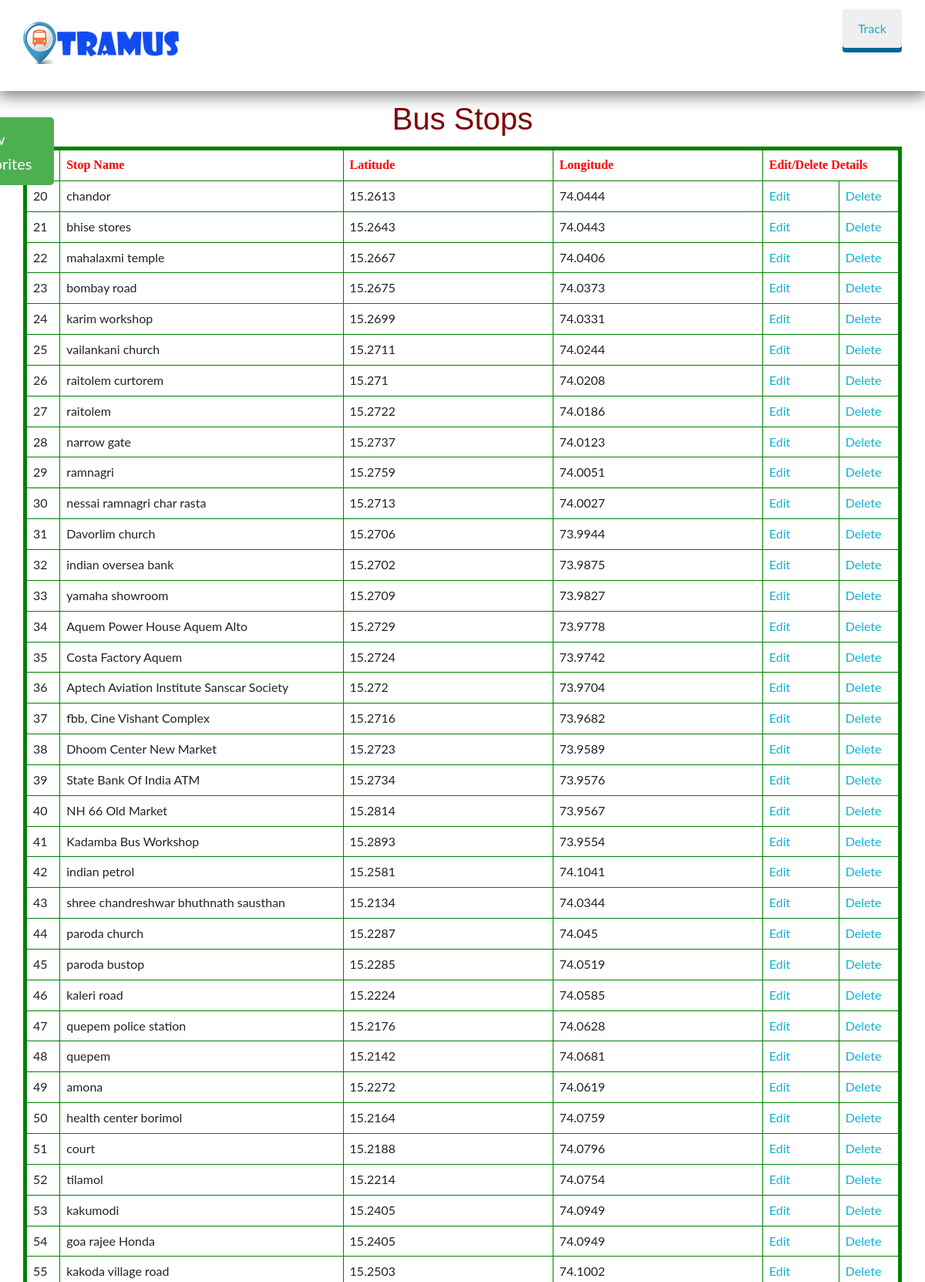
Screenshot of /tramus/show.php (upper part) with the database file from the repository.
### tables this page shows
CREATE TABLE IF NOT EXISTS `stops` (
  `id` int(15) NOT NULL AUTO_INCREMENT,
  `stop_name` varchar(50) NOT NULL,
  `latitude` float NOT NULL,
  `longitude` float NOT NULL,
  PRIMARY KEY (`id`)
);

### tramus/show.php (the view, shortened to what this page needs)
<?php require('webpage header.php') ?>
<?php
require('connect.php');
?>
</head>
<body bgcolor="lightblue">
<?php
$sql="select * from stops order by id";
$res=mysqli_query($conn,$sql);
$num=mysqli_num_rows($res);
if($num > 0){
	echo " <div class='container g-padding-y-130--xs'>";
	echo "<caption><h1>bus stops</h1></caption>";
	echo "<table class='table table-hover' border='5' bordercolor='green' cellpadding='19' align='center' bgcolor='PaleGreen'>";
	echo "<tr>";
	echo "<th>ID</th>";
	echo "<th>Stop Name</th>";
	echo "<th>Latitude</th>";
	echo "<th>Longitude</th>";
	echo "<th colspan='2'>Edit/Delete Details</th>";
	echo "</tr>";
	while($row=mysqli_fetch_array($res))
	{
	echo "<tr>";
	echo "<td>",$row['id'],"</td>";
	echo "<td>",$row['stop_name'],"</td>";
	echo "<td>",$row['latitude'],"</td>";
	echo "<td>",$row['longitude'],"</td>";
?>
	<td><a href='edit_busstop.php?id=<?php echo $row['id'] ?>'> Edit </a></td>
	<td><a href='delete_busstop.php?id=<?php echo $row['id'] ?>' id="delete" onclick="return confirm_del();"> Delete </a></td>
<?php
	echo "</tr>";
	}echo "<form action=show.php methos=get>
	<tr><td>></td><td>		<input   placeholder='Enter Stop Name' name='stopname' required></td><td><input   placeholder='enter latitude '  name='ltd'required></td><td><input   placeholder='enter longitude' name='lng' required></td><td colspan=1><input type=submit></td><td></td></tr>";
	echo "</table>
	</form>";
	echo "</div>";
}
else
	echo "Empty Table";
?>
<br>

### tramus/css/style.css (style rules this page uses)
html { overflow-x: hidden; }
html, html a, body { -webkit-font-smoothing: antialiased; }
html { font-size: 16px; -webkit-tap-highlight-color: transparent; }
body { font-size: 1rem; font-family: Lato, sans-serif; color: #222324; line-height: 1.6; background-color: #fff; }
h1, h2, h3, h4, h5, h6 { font-weight: 400; font-family: Montserrat, sans-serif; line-height: 1.2; color: #242424; margin-top: 0; margin-bottom: .5rem; }
h1, h2, h3, h4, h5, h6 { text-transform: capitalize; margin-bottom: 0.75rem; }
h1 { font-size: 2.5rem; }
a { color: #13b1cd; text-decoration: none; }

### tramus/login_css.css (style rules this page uses)
body { overflow-x: hidden; margin: 0; padding: 0; }

### tramus/show.php (style rules this page uses)
th { font-family:"Californian FB"; font-size:12pt; color:red; }
h1 { text-align:center; color:maroon; }

### rows the page displays
stops: id "20", stop_name "chandor", latitude "15.2613", longitude "74.0444"
stops: id "21", stop_name "bhise stores", latitude "15.2643", longitude "74.0443"
stops: id "22", stop_name "mahalaxmi temple", latitude "15.2667", longitude "74.0406"
stops: id "23", stop_name "bombay road", latitude "15.2675", longitude "74.0373"
stops: id "24", stop_name "karim workshop", latitude "15.2699", longitude "74.0331"
stops: id "25", stop_name "vailankani church", latitude "15.2711", longitude "74.0244"
stops: id "26", stop_name "raitolem curtorem", latitude "15.271", longitude "74.0208"
stops: id "27", stop_name "raitolem", latitude "15.2722", longitude "74.0186"
stops: id "28", stop_name "narrow gate", latitude "15.2737", longitude "74.0123"
stops: id "29", stop_name "ramnagri", latitude "15.2759", longitude "74.0051"
stops: id "30", stop_name "nessai ramnagri char rasta", latitude "15.2713", longitude "74.0027"
stops: id "31", stop_name "Davorlim church", latitude "15.2706", longitude "73.9944"
stops: id "32", stop_name "indian oversea bank", latitude "15.2702", longitude "73.9875"
stops: id "33", stop_name "yamaha showroom", latitude "15.2709", longitude "73.9827"
stops: id "34", stop_name "Aquem Power House Aquem Alto", latitude "15.2729", longitude "73.9778"
stops: id "35", stop_name "Costa Factory Aquem", latitude "15.2724", longitude "73.9742"
stops: id "36", stop_name "Aptech Aviation Institute Sanscar Society", latitude "15.272", longitude "73.9704"
stops: id "37", stop_name "fbb, Cine Vishant Complex", latitude "15.2716", longitude "73.9682"
stops: id "38", stop_name "Dhoom Center New Market", latitude "15.2723", longitude "73.9589"
stops: id "39", stop_name "State Bank Of India ATM", latitude "15.2734", longitude "73.9576"
stops: id "40", stop_name "NH 66 Old Market", latitude "15.2814", longitude "73.9567"
stops: id "41", stop_name "Kadamba Bus Workshop", latitude "15.2893", longitude "73.9554"
stops: id "42", stop_name "indian petrol", latitude "15.2581", longitude "74.1041"
stops: id "43", stop_name "shree chandreshwar bhuthnath sausthan", latitude "15.2134", longitude "74.0344"
stops: id "44", stop_name "paroda church", latitude "15.2287", longitude "74.045"
stops: id "45", stop_name "paroda bustop", latitude "15.2285", longitude "74.0519"
stops: id "46", stop_name "kaleri road", latitude "15.2224", longitude "74.0585"
stops: id "47", stop_name "quepem police station", latitude "15.2176", longitude "74.0628"
stops: id "48", stop_name "quepem", latitude "15.2142", longitude "74.0681"
stops: id "49", stop_name "amona", latitude "15.2272", longitude "74.0619"
stops: id "50", stop_name "health center borimol", latitude "15.2164", longitude "74.0759"
stops: id "51", stop_name "court", latitude "15.2188", longitude "74.0796"
stops: id "52", stop_name "tilamol", latitude "15.2214", longitude "74.0754"
stops: id "53", stop_name "kakumodi", latitude "15.2405", longitude "74.0949"
stops: id "54", stop_name "goa rajee Honda", latitude "15.2405", longitude "74.0949"
stops: id "55", stop_name "kakoda village road", latitude "15.2503", longitude "74.1002"
